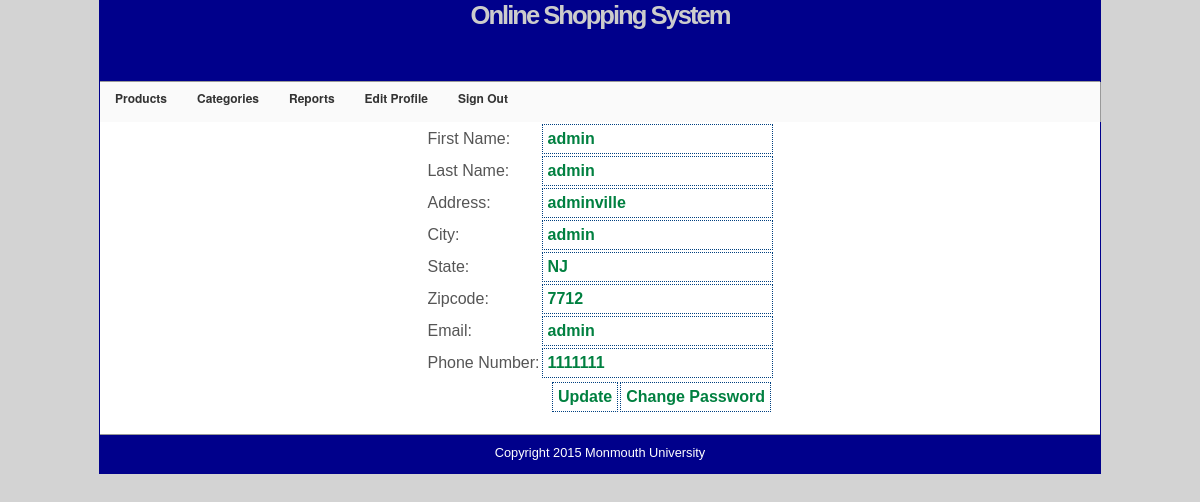
Screenshot of /edit_profile.php (signed in) with the database file from the repository.
### tables this page shows
CREATE TABLE IF NOT EXISTS `users` (
  `username` varchar(20) NOT NULL,
  `fname` varchar(20) NOT NULL,
  `lname` varchar(20) NOT NULL,
  `psword` varchar(50) NOT NULL,
  `address` varchar(25) NOT NULL,
  `city` varchar(20) NOT NULL,
  `state` varchar(2) NOT NULL,
  `zipcode` int(5) NOT NULL,
  `email` varchar(40) NOT NULL,
  `phone` varchar(10) NOT NULL,
  `lastlogin` bigint(10) NOT NULL,
  `loginattempts` int(11) NOT NULL,
  `role` varchar(12) NOT NULL,
  `approved` tinyint(1) NOT NULL,
  `locked` tinyint(1) NOT NULL,
  PRIMARY KEY (`username`)
);

### edit_profile.php (the view, shortened to what this page needs)
<html xmlns = "http://www.w3.org/1999/xhtml">
<head>
	<link rel = "stylesheet" href = "includes/style.css" type = "text/css" media = "screen" />
</head>
<body>
	<div id = "container">
	<div id="content" align='center'>
		<?php
			if(isset($_COOKIE['username'])){
				$username = $_COOKIE['username'];
				$fname = $_COOKIE['fname'];
			}
			else{
				header('LOCATION: signin.php');
			}
			include("includes/header.php");
				include("dbc.php");
			if ($_SERVER['REQUEST_METHOD'] == 'POST'){
				if($_POST['button']=="Update"){
				$fname = $_POST['fname'];
				$lname = $_POST['lname'];
				$address = $_POST['address'];
				$city = $_POST['city'];
				$state = $_POST['state'];
				$zipcode = $_POST['zipcode'];
				$email = $_POST['email'];
				$phone = $_POST['phone'];
				$q = "UPDATE users SET fname='$fname', lname='$lname', address='$address', city='$city', state='$state', zipcode='$zipcode', email='$email', phone='$phone'
					WHERE username = '$username'";
				$r = mysqli_query($dbc, $q);
					if($r){
						echo "The information has been updated.";
					}
					else{
						echo"There was an error updating the information";
					}
				}
				if($_POST['button']=="Change Password"){
					header('LOCATION: changepass.php');
				}
			}
			else {
				$q = "SELECT * FROM users WHERE username = '$username'";
				$r = mysqli_query($dbc, $q);
				$num = mysqli_num_rows($r);
				if ($num == 1){
						$row = mysqli_fetch_array($r);
						$fname = $row['fname'];
						$lname = $row['lname'];
						$address = $row['address'];
						$city = $row['city'];
						$state = $row['state'];
						$zipcode = $row['zipcode'];
						$email = $row['email'];
						$phone = $row['phone'];
				}
				else{
					echo "There was an error loading user information";
				}
			}
		?>
		<div>
		<form action="" method="POST">
			<center><table>
				<tr>
					<td>First Name:</td>
					<td><input type="text" name="fname" value="<?php echo $fname ?>"></td>
				</tr>
				<tr>
					<td>Last Name:</td>
					<td><input type="text" name="lname" value="<?php echo $lname ?>"></td>
				</tr>
				<tr>
					<td>Address:</td>
					<td><input type="text" name="address" value="<?php echo $address ?>"></td>
				</tr>
				<tr>
					<td>City:</td>
					<td><input type="text" name="city" value="<?php echo $city ?>"></td>
				</tr>
				<tr>
					<td>State:</td>
					<td><input type="text" name="state" value="<?php echo $state ?>"></td>
				</tr>
				<tr>
					<td>Zipcode:</td>
					<td><input type="text" name="zipcode" value="<?php echo $zipcode ?>"></td>
				</tr>
				<tr>
					<td>Email:</td>
					<td><input type="text" name="email" value="<?php echo $email ?>"></td>
				</tr>
				<tr>
					<td>Phone Number:</td>
					<td><input type="text" name="phone" value="<?php echo $phone ?>"></td>
				</tr>
			</table> </center>
			<div style="padding: 0px 450px" >
				<table>
				<tr>
					<td><input type="submit" name="button" value="Update"></td>
					<td><input type="submit" name="button" value="Change Password"></td>
				</tr>
				</table>
			</div>
		</form>
		</div>
	</div>
	<div id = "footer">
		<p>Copyright 2015 Monmouth University</p>
	</div>
	</div>
</body>
</html>

### includes/style.css (style rules this page uses)
* { border:0; margin:0; padding:0; }
body { background:lightgrey; color:#555; font:0.8em Arial, Helvetica, "bitstream vera sans", sans-serif; }
#container { width: 1000px; margin:0 auto; border:1px solid darkblue; }
#content { height:auto; padding:0 0 20px; width:1000px; background: white; }
#footer { border-top:1px solid #999; height:18px; padding:10px; text-align:center; color: white; background-color: darkblue; }
input, select, .input { padding: 5px; font-weight: bold; font-size: 1em; color: #008040; background: #FFFFFF; border:1px dotted #004080; }

### rows the page displays
users: fname "admin", lname "admin", address "adminville", city "admin", state "NJ", zipcode "7712", email "admin", phone "1111111"
